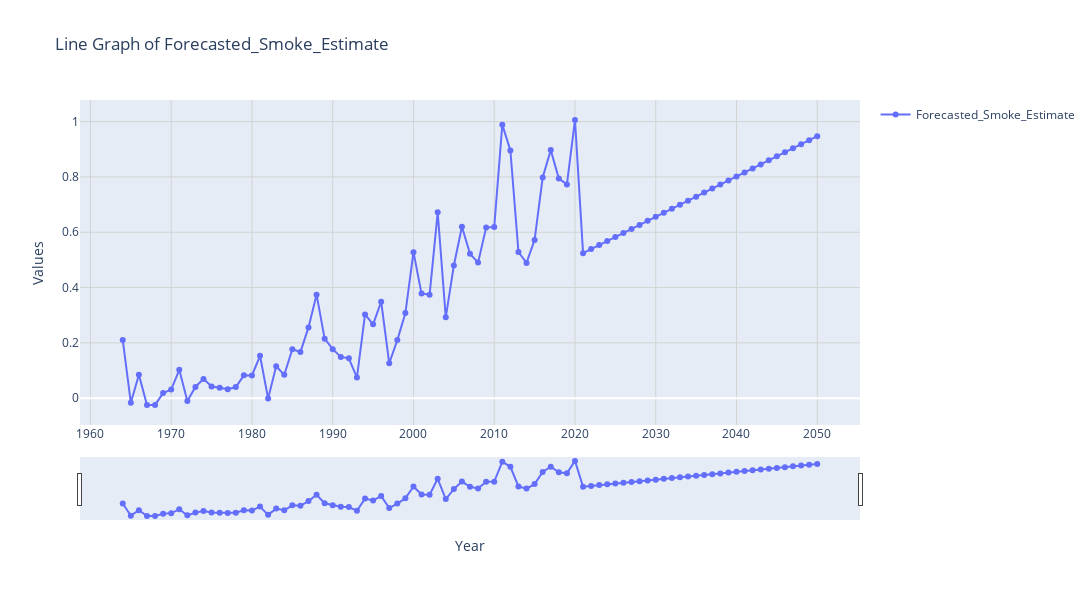

This figure's notebook cell:
### Markdown cell above
1. **monthly_market_hotness_ranking**  
This field does not need to be normalized by population as it's likely already a relative measure comparing different markets.

2. **annual_consumer_price_index**   
This field does not need to be normalized by population. The CPI is already a standardized measure that tracks changes in the price level of a basket of consumer goods and services over time.

### Code cell


### Figure 1 — Plotly figure (JSON) as saved in the notebook; plotly's stock layout.template omitted (floating-point values rounded to 4 significant figures)
{"data": [{"mode": "lines+markers", "name": "Forecasted_Smoke_Estimate", "type": "scatter", "x": [1964, 1965, 1966, 1967, 1968, 1969, 1970, 1971, 1972, 1973, 1974, 1975, 1976, 1977, 1978, 1979, 1980, 1981, 1982, 1983, 1984, 1985, 1986, 1987, 1988, 1989, 1990, 1991, 1992, 1993, 1994, 1995, 1996, 1997, 1998, 1999, 2000, 2001, 2002, 2003, 2004, 2005, 2006, 2007, 2008, 2009, 2010, 2011, 2012, 2013, 2014, 2015, 2016, 2017, 2018, 2019, 2020, 2021, 2022, 2023, 2024, 2025, 2026, 2027, 2028, 2029, 2030, 2031, 2032, 2033, 2034, 2035, 2036, 2037, 2038, 2039, 2040, 2041, 2042, 2043, 2044, 2045, 2046, 2047, 2048, 2049, 2050], "y": [0.2106, -0.01684, 0.08495, -0.02467, -0.02426, 0.01848, 0.03101, 0.1024, -0.01044, 0.04059, 0.0698, 0.04224, 0.03752, 0.03217, 0.04019, 0.0826, 0.08224, 0.1532, -0.001336, 0.1154, 0.08436, 0.177, 0.1672, 0.256, 0.3744, 0.2152, 0.1773, 0.1493, 0.144, 0.07451, 0.3027, 0.2671, 0.3488, 0.1262, 0.2101, 0.3079, 0.528, 0.3782, 0.3743, 0.6721, 0.2925, 0.4796, 0.62, 0.5221, 0.4908, 0.6169, 0.6187, 0.9891, 0.896, 0.5287, 0.4891, 0.5724, 0.7978, 0.897, 0.794, 0.7731, 1.006, 0.5245, 0.5391, 0.5537, 0.5683, 0.5829, 0.5974, 0.612, 0.6266, 0.6412, 0.6558, 0.6704, 0.685, 0.6996, 0.7142, 0.7288, 0.7433, 0.7579, 0.7725, 0.7871, 0.8017, 0.8163, 0.8309, 0.8455, 0.8601, 0.8747, 0.8892, 0.9038, 0.9184, 0.933, 0.9476]}], "layout": {"height": 600, "showlegend": true, "title": {"text": "Line Graph of Forecasted_Smoke_Estimate"}, "width": 1400, "xaxis": {"gridcolor": "lightgray", "gridwidth": 1, "rangeselector": {"buttons": [{"count": 10, "label": "10y", "step": "year", "stepmode": "backward"}, {"count": 20, "label": "20y", "step": "year", "stepmode": "backward"}, {"count": 50, "label": "50y", "step": "year", "stepmode": "backward"}, {"step": "all"}]}, "rangeslider": {"visible": true}, "showgrid": true, "title": {"text": "Year"}}, "yaxis": {"gridcolor": "lightgray", "gridwidth": 1, "showgrid": true, "title": {"text": "Values"}}}}
